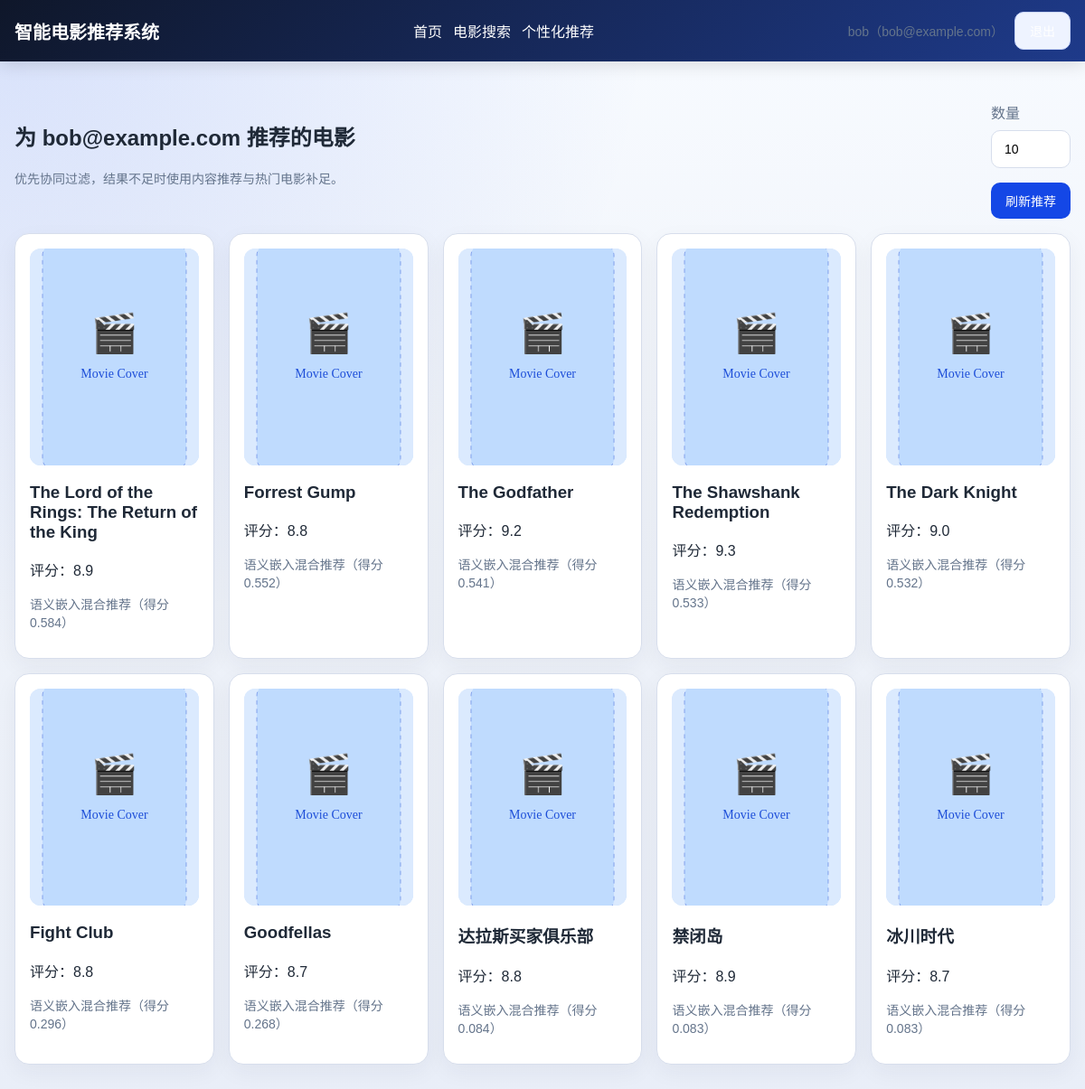
The app's page /recommend (signed in) with its own data.
### tables this page shows
CREATE TABLE movies (
                id INTEGER PRIMARY KEY AUTOINCREMENT,
                title TEXT NOT NULL,
                directors TEXT,
                types TEXT,
                country TEXT,
                casts TEXT,
                rate REAL DEFAULT 0,
                comment_len INTEGER DEFAULT 0,
                release_year INTEGER,
                duration INTEGER,
                summary TEXT,
                cover_url TEXT,
                created_at TEXT DEFAULT CURRENT_TIMESTAMP
            );

### app.py (the view)
@app.route("/recommend")
@login_required
def get_recommend():
    top_n = request.args.get("top_n", default=10, type=int)
    recommend_list = recommendation_service.recommend_for_user(session["email"], top_n)
    return render_template(
        "recommend.html",
        email=session["email"],
        recommend_list=recommend_list,
        top_n=top_n,
    )

### app.py (called while the page is built)
def login_required(view_func):
    @wraps(view_func)
    def wrapped_view(*args, **kwargs):
        if not session.get("email"):
            if request.path.startswith("/behavior"):
                return jsonify({"code": 401, "msg": "请先登录后再操作"}), 401
            flash("请先登录后再访问该页面。", "warning")
            return redirect(url_for("login", next=request.url))
        return view_func(*args, **kwargs)
    return wrapped_view

@app.context_processor
def inject_user_context():
    return {
        "current_user_email": session.get("email"),
        "current_username": session.get("username"),
        "is_admin_user": bool(session.get("email")) and session.get("email") in app.config["ADMIN_EMAILS"],
    }

### myutils/query.py (called while the page is built, shortened)
def get_connection() -> sqlite3.Connection:
    DB_PATH.parent.mkdir(parents=True, exist_ok=True)
    conn = sqlite3.connect(DB_PATH)
    conn.row_factory = sqlite3.Row
    return conn

def init_db(force_seed: bool = False) -> None:
    global _DB_INITIALIZED
    if _DB_INITIALIZED and not force_seed:
        return

def _row_to_movie(row: sqlite3.Row) -> Dict[str, Any]:
    movie = dict(row)
    movie["rating"] = movie.get("rate", 0)
    movie["poster_url"] = movie.get("cover_url")
    movie["release_date"] = movie.get("release_year")
    movie["genres"] = [item for item in (movie.get("types") or "").split("/") if item]
    movie["types_list"] = movie["genres"]
    movie["directors_list"] = [item for item in (movie.get("directors") or "").split("/") if item]
    movie["country_list"] = [item for item in (movie.get("country") or "").split("/") if item]
    movie["casts_list"] = [item for item in (movie.get("casts") or "").split("/") if item]
    movie["description"] = movie.get("summary") or ""
    return movie

def get_movie_data(movie_id: Optional[int] = None) -> Union[List[Dict[str, Any]], Dict[str, Any], None]:
    init_db()
    conn = get_connection()
    try:
        cursor = conn.cursor()
        if movie_id is None:
            cursor.execute("SELECT * FROM movies ORDER BY rate DESC, comment_len DESC")
            return [_row_to_movie(row) for row in cursor.fetchall()]
        cursor.execute("SELECT * FROM movies WHERE id = ?", (movie_id,))
        row = cursor.fetchone()
        return _row_to_movie(row) if row else None
    finally:
        conn.close()

### myutils/recommender/semantic_embeddings.py (called while the page is built)
def _movie_records() -> List[Dict]:
    return get_movie_data() or []

def _movie_map() -> Dict[int, Dict]:
    return {int(movie["id"]): movie for movie in _movie_records()}

### templates/recommend.html (shortened to what this page needs)
{% extends "base.html" %}
{% block content %}
<section>
    <div class="section-title">
        <div>
            <h2>为 {{ email }} 推荐的电影</h2>
            <p class="helper-text">优先协同过滤，结果不足时使用内容推荐与热门电影补足。</p>
        </div>
        <form action="{{ url_for('get_recommend') }}" method="get" class="inline-form">
            <label>
                数量
                <input type="number" name="top_n" min="1" max="20" value="{{ top_n }}">
            </label>
            <button class="btn" type="submit">刷新推荐</button>
        </form>
    </div>
    {% if recommend_list %}
    <div class="movie-grid">
        {% for movie in recommend_list %}
        <article class="movie-card">
            <a href="{{ url_for('movie', movie_id=movie.id) }}">
                <img class="movie-cover" src="{{ movie.cover_url or url_for('static', filename='cover/default.svg') }}" alt="{{ movie.title }}">
                <h3>{{ movie.title }}</h3>
            </a>
            <p>评分：{{ '%.1f'|format(movie.rate) }}</p>
            <p class="movie-reason">{{ movie.reason }}</p>
        </article>
        {% endfor %}
    </div>
    {% else %}
    <div class="empty-card">当前暂无可展示的推荐结果。</div>
    {% endif %}
</section>
{% endblock %}

### static/css/styles.css (style rules this page uses)
:root { --primary: #1447e6; --primary-dark: #1238b6; --bg: #eef2f9; --card: #ffffff; --text: #1f2937; --muted: #64748b; --border: #d7deec; --success: #1f9d55; --warning: #d97706; --danger: #dc2626; --accent: #0f172a; --glow: radial-gradient(circle at top left, rgba(20, 71, 230, 0.14), transparent 42%); }
* { box-sizing: border-box; }
body { margin: 0; font-family: "Avenir Next", "PingFang SC", "Microsoft YaHei", sans-serif; background: var(--glow), linear-gradient(180deg, #f8fbff 0%, var(--bg) 52%, #e9eef8 100%); color: var(--text); }
.section-title { display: flex; align-items: center; justify-content: space-between; gap: 16px; margin: 20px 0 16px; }
.section-title h2, .hero-card h1, .form-card h2, .detail-card h1, .search-panel h2 { margin-top: 0; }
.movie-grid { display: grid; grid-template-columns: repeat(auto-fit, minmax(220px, 1fr)); gap: 16px; }
.movie-card { background: var(--card); border: 1px solid var(--border); border-radius: 16px; padding: 16px; box-shadow: 0 8px 24px rgba(31, 41, 55, 0.05); }
.movie-card a { color: var(--text); text-decoration: none; }
.movie-cover { width: 100%; height: 240px; border-radius: 12px; background: linear-gradient(135deg, #dbeafe, #bfdbfe); display: block; object-fit: cover; margin-bottom: 12px; }
.btn { display: inline-flex; align-items: center; justify-content: center; gap: 6px; border: none; border-radius: 10px; background: var(--primary); color: #fff; padding: 10px 16px; font-size: 14px; cursor: pointer; text-decoration: none; }
.form-grid, .search-form, .inline-form { display: grid; gap: 16px; }
.form-grid label, .inline-form label { display: grid; gap: 8px; color: var(--muted); }
input { width: 100%; padding: 12px 14px; border-radius: 10px; border: 1px solid var(--border); font-size: 14px; }
.user-tag, .helper-text, .section-title span, .movie-reason, .comment-card span { color: var(--muted); font-size: 14px; }

### records on screen
movies: title "The Lord of the Rings: The Return of the King", rate "8.9", reason "语义嵌入混合推荐（得分 0.584）"
movies: title "Forrest Gump", rate "8.8", reason "语义嵌入混合推荐（得分 0.552）"
movies: title "The Godfather", rate "9.2", reason "语义嵌入混合推荐（得分 0.541）"
movies: title "The Shawshank Redemption", rate "9.3", reason "语义嵌入混合推荐（得分 0.533）"
movies: title "The Dark Knight", rate "9.0", reason "语义嵌入混合推荐（得分 0.532）"
movies: title "Fight Club", rate "8.8", reason "语义嵌入混合推荐（得分 0.296）"
movies: title "Goodfellas", rate "8.7", reason "语义嵌入混合推荐（得分 0.268）"
movies: title "达拉斯买家俱乐部", rate "8.8", reason "语义嵌入混合推荐（得分 0.084）"
movies: title "禁闭岛", rate "8.9", reason "语义嵌入混合推荐（得分 0.083）"
movies: title "冰川时代", rate "8.7", reason "语义嵌入混合推荐（得分 0.083）"

### other values on screen
{{ current_username }} "bob"
{{ current_user_email }} "bob@example.com"
{{ email }} "bob@example.com"
